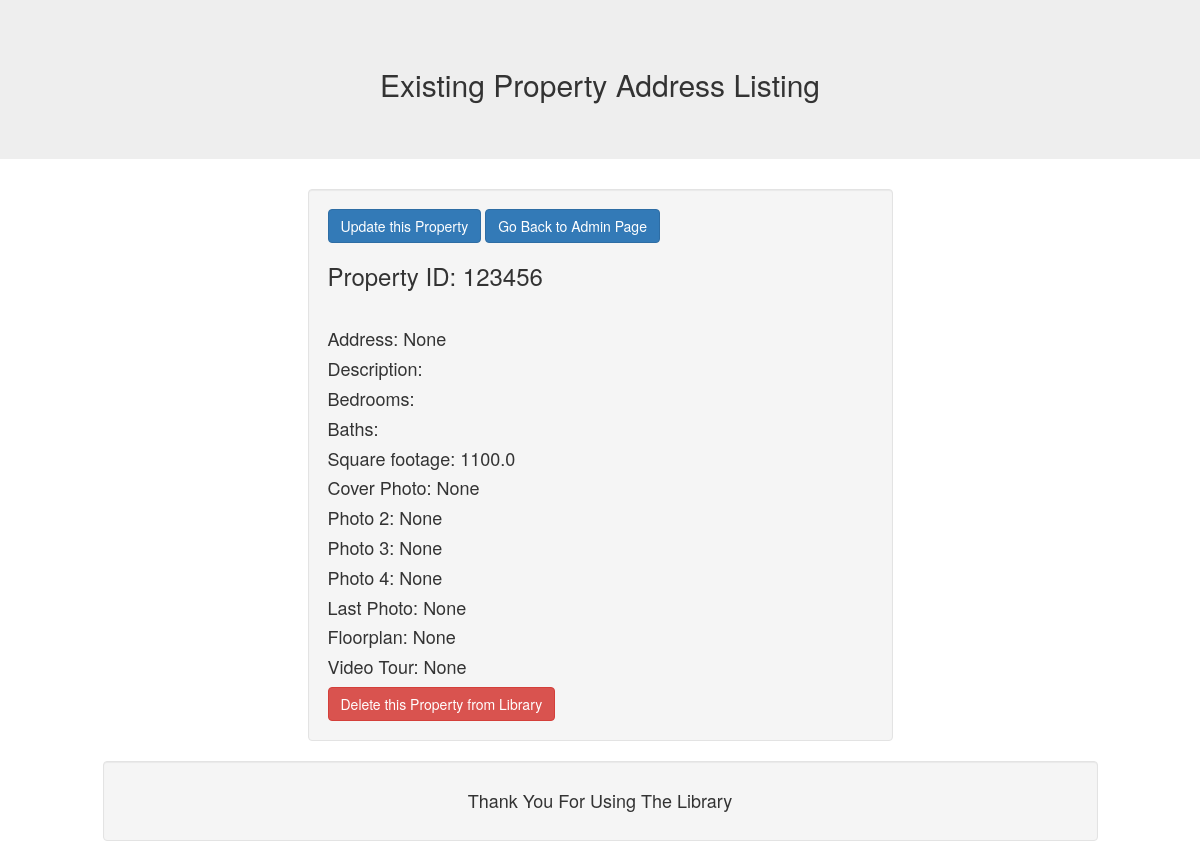
/view?id=123456, run on the app's committed database.
### main_prop.py (models this page shows)
class house(db.Model):
    id: Mapped[str] = mapped_column(String(20), primary_key=True)
    SQFT: Mapped[str] = mapped_column(String(20), nullable=True)
    Address: Mapped[str] = mapped_column(String(20), nullable=True)
    Pic1: Mapped[str] = mapped_column(String(20), nullable=True)
    Pic2: Mapped[str] = mapped_column(String(20), nullable=True)
    Pic3: Mapped[str] = mapped_column(String(20), nullable=True)
    Pic4: Mapped[str] = mapped_column(String(20), nullable=True)
    Pic5: Mapped[str] = mapped_column(String(20), nullable=True)
    Floorplan: Mapped[str] = mapped_column(String(20), nullable=True)
    Tour: Mapped[str] = mapped_column(String(20), nullable=True)

### main_prop.py (the view, shortened to what this page needs)
@app.route("/view", methods=["GET", "POST"])
def view():
    house_id = request.args.get('id')
    house_selected = db.get_or_404(house, house_id)
    return render_template("view.html", house=house_selected) #This is where you would examine individual property details

### templates/view.html (shortened to what this page needs)
<!DOCTYPE html>
<html lang="en">
<head>
  <link rel="stylesheet" href="https://maxcdn.bootstrapcdn.com/bootstrap/3.3.7/css/bootstrap.min.css">
</head>
<body>
  <div class="row">
    <div class="col-md-12 jumbotron text-center">
      <h2>Existing Property Address Listing</h2>
    </div>
  </div>
  <div class="row">
    <div class="col-md-3">
    </div>
    <div class="col-md-6">
      <div class="well">
        <form action="{{ url_for('update') }}" method="POST">
          <a class="btn btn-primary" href="{{ url_for('update', id=house.id) }}" role="button">Update this Property</a>
          <a class="btn btn-primary" href="{{ url_for('home') }}" role="button">Go Back to Admin Page</a>
          <h3>Property ID: {{house.id}}</h3><br>
          <h4>Address: {{house.Address}}</h4>
          <h4>Description: {{house.Desc}}</h4>
          <h4>Bedrooms: {{house.B}}</h4>
          <h4>Baths: {{house.BA}}</h4>
          <h4>Square footage: {{house.SQFT}}</h4>
          <h4>Cover Photo: {{house.Pic1}}</h4>
          <h4>Photo 2: {{house.Pic2}}</h4>
          <h4>Photo 3: {{house.Pic3}}</h4>
          <h4>Photo 4: {{house.Pic4}}</h4>
          <h4>Last Photo: {{house.Pic5}}</h4>
          <h4>Floorplan: {{house.Floorplan}}</h4>
          <h4>Video Tour: {{house.Tour}}</h4>
          <a class="btn btn-danger" href="{{ url_for('delete', id=house.id) }}" role="button">Delete this Property from Library</a>
        </form>
      </div>
    </div>
      <div class="col-md-3">
      </div>
    </div>
  <div class="row">
    <div class="col-md-1">
    </div>
   <div class="col-md-10">
     <div class="well text-center">
     <h4>Thank You For Using The Library</h4>
   </div>
   </div>
 </div>
</body>
</html>

### data on the page
house: id "123456", Address "None", SQFT "1100.0", Pic1 "None", Pic2 "None", Pic3 "None", Pic4 "None", Pic5 "None", Floorplan "None", Tour "None"
